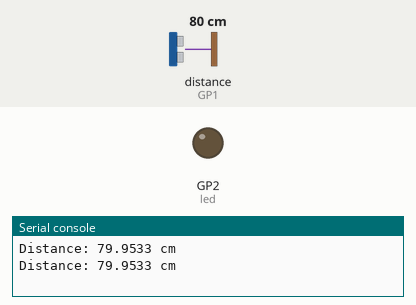
Bench run of a program on a simulated Raspberry Pi Pico running MicroPython. Parts: output pins drawn as LEDs (lit = HIGH), the last lines printed to the serial console. Inputs (shaded band) come from the test bench; at power-on: distance to the obstacle (sensor on GP1) 80 cm. The echo pulse lasts 58.3 µs per cm; pins used as bus, display or sensor lines are not drawn.

Above: at 1.2 s.
1.3 s: distance to the obstacle (sensor on GP1) set to 12 cm
3.2 s: distance to the obstacle (sensor on GP1) set to 9 cm
At 4.3 s:
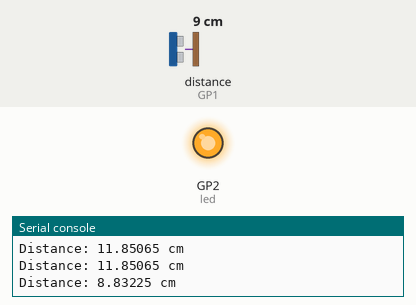
5.5 s: distance to the obstacle (sensor on GP1) set to 18 cm
At 7.1 s:
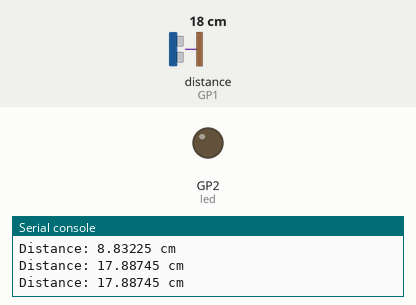
7.5 s: distance to the obstacle (sensor on GP1) set to 2 cm
At 8.8 s:
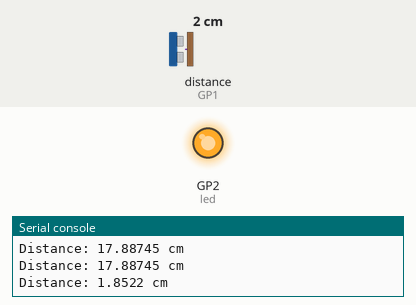
Timing chart, 0 to 10.5 s (numbered marks = the images above; inputs shaded):
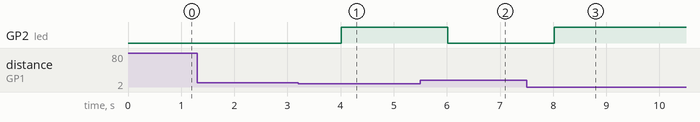

Measured:
- the behaviour switches between 11 and 10 cm on distance to the obstacle (sensor on GP1) (found by bisection; images 0 and 1)
- after the input at 3.2 s, GP2 (led): LOW → HIGH after 0.82 s
- after the input at 5.5 s, GP2 (led): HIGH → LOW after 0.52 s
- after the input at 7.5 s, GP2 (led): LOW → HIGH after 0.52 s

The program:

senzor.py
```python
import machine
import time

# Definování pinů
trig = machine.Pin(0, machine.Pin.OUT)
echo = machine.Pin(1, machine.Pin.IN)
led = machine.Pin(2, machine.Pin.OUT)

def measure_distance():
    # Vyslat 10us pulz na Trig pin
    trig.off()
    time.sleep_us(2)
    trig.on()
    time.sleep_us(10)
    trig.off()

    # Čekání na reakci ECHO pinu
    while echo.value() == 0:
        pass
    start = time.ticks_us()

    while echo.value() == 1:
        pass
    end = time.ticks_us()

    # Výpočet vzdálenosti v centimetrech
    distance = (time.ticks_diff(end, start) * 0.0343) / 2
    return distance

while True:
    dist = measure_distance()
    print('Distance: {} cm'.format(dist))

    if dist < 10:  # Když je něco blíž než 10 cm, rozsvítí se LED
        led.on()
    else:
        led.off()

    time.sleep(1)
```
